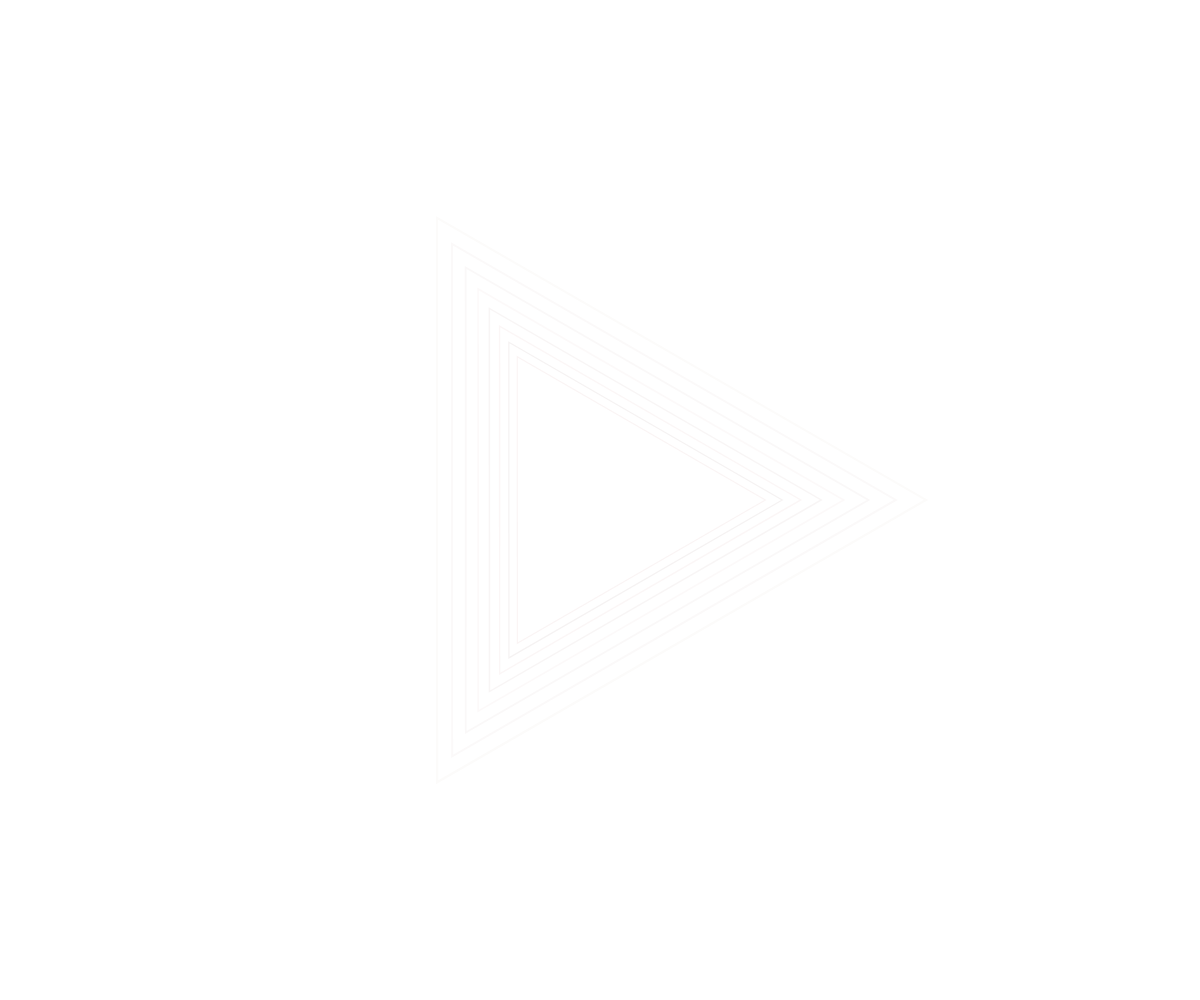
Frame 1 (no input)
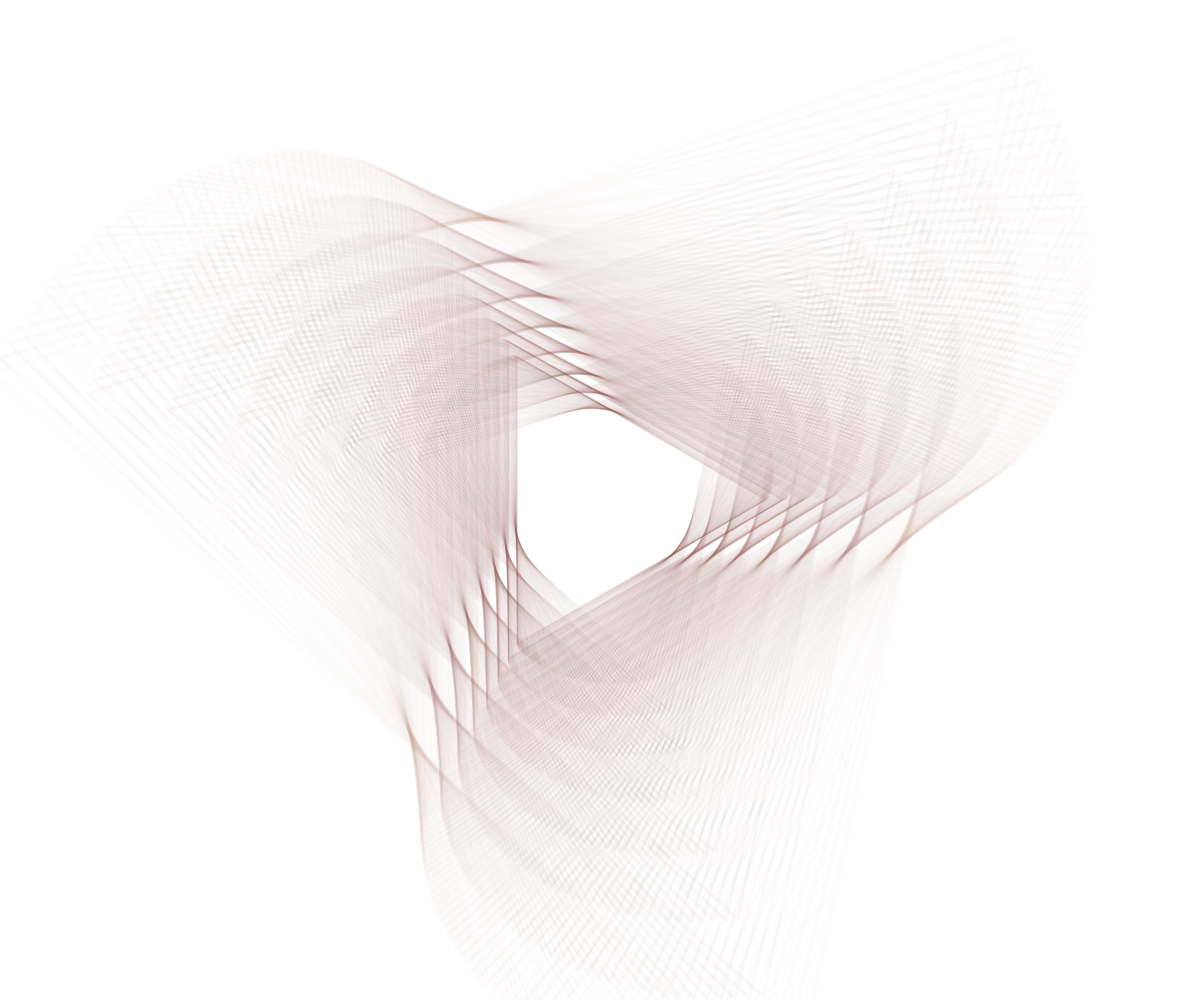
Frame 60 (no input)
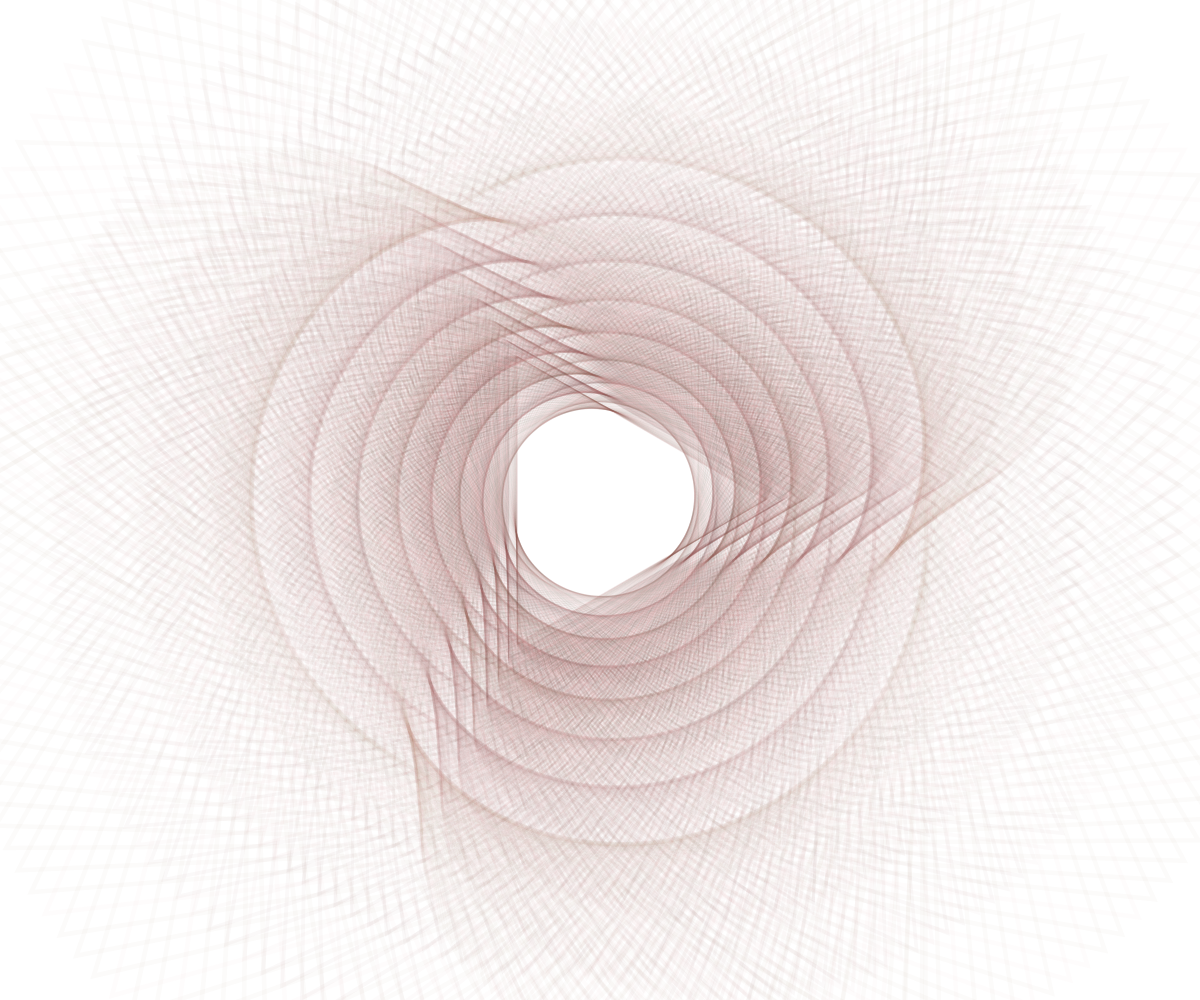
Frame 120 (the mouse pressed at the canvas centre since frame 60)

The p5.js sketch that drew these frames (run headless with seeded random() and noise() and a simulated clock; from frame 60 on, the mouse is pressed at the canvas centre):

// p5.js sketch
// ── sketch.js
var r = 150;

function setup() {
  createCanvas(windowWidth,windowHeight);
  noFill();
  stroke(255);
  angleMode(DEGREES);
  background(255);
}

function draw() {
  translate(width/2, height/2);
  scale(map(sin(frameCount/20),-1,1,0,2));
  rotate(map(cos(frameCount/2),-1,1,-360,360));
  for (var i = 0; i < 8; i++) {
    scale(map(sin(frameCount),-1,1,1,1.2));
    if(random(1) < 0.6) stroke(120,80,70,20-i*2);
    else stroke(190,120,120,20-i*2);
    beginShape();
      vertex(cos(120)*r,sin(120)*r);
      vertex(cos(240)*r,sin(240)*r);
      vertex(cos(360)*r,sin(360)*r);
    endShape(CLOSE);
  }
}
